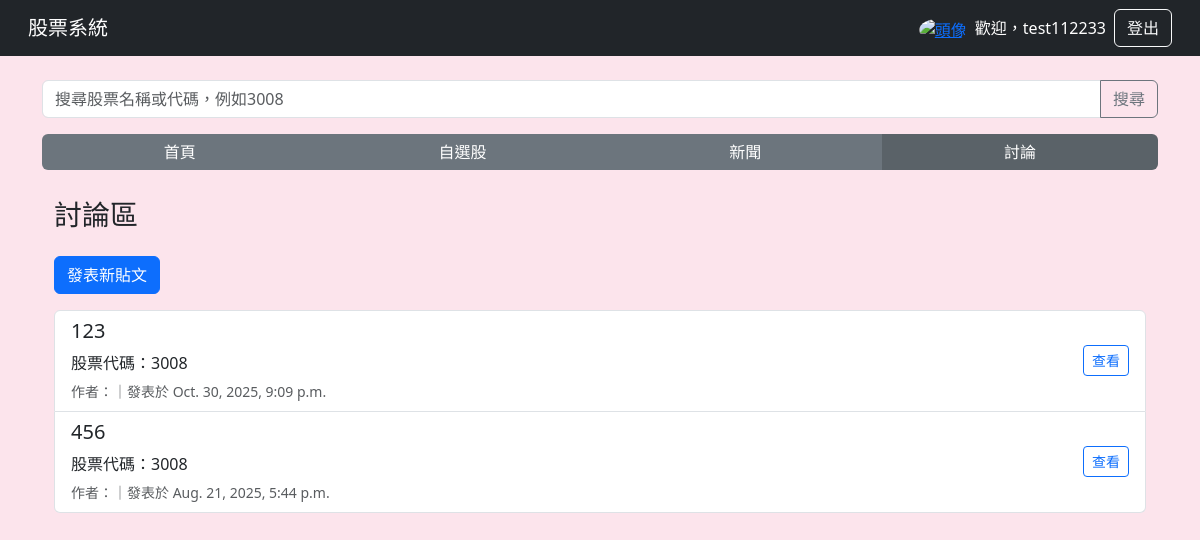
/forum/ (signed in), run on an earlier commit of the app's database.
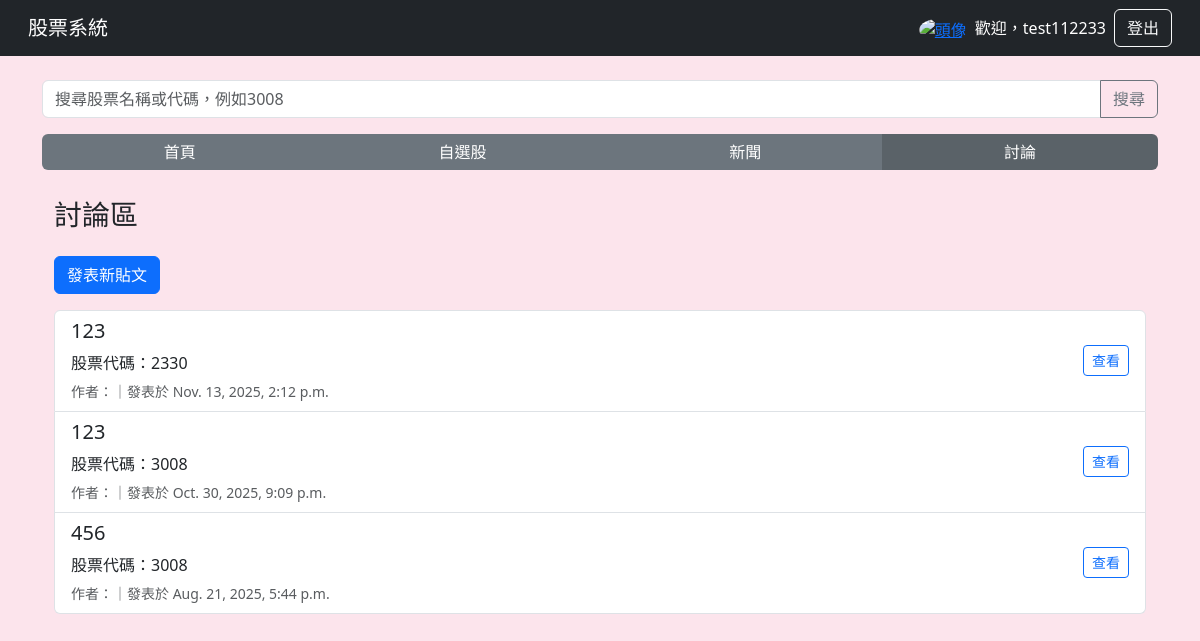
And on a later commit of the database.
### main/models.py (models this page shows, shortened)
class Post(models.Model):
    title = models.CharField(max_length=200)
    stock_code = models.CharField(max_length=10, null=True, blank=True)
    content = models.TextField()
    author = models.ForeignKey(User, on_delete=models.CASCADE)
    created_at = models.DateTimeField(auto_now_add=True)

### main/views.py (the view)
# urls.py: path("forum/", views.forum_list, name="forum_list"),
def forum_list(request):
    posts = Post.objects.all().order_by("-created_at")
    return render(request, "forum.html", {"posts": posts})

### templates/forum.html (shortened to what this page needs)
{% extends "base.html" %}
{% block content %}
<div class="container mt-1">
    <h3 class="mb-4">討論區</h3>
    <a href="/forum/new" class="btn btn-primary mb-3">發表新貼文</a>
    {% if posts %}
    <div class="list-group">
        {% for post in posts %}
        <div class="list-group-item">
            <div class="d-flex justify-content-between align-items-center">
                <div>
                    <h5>{{ post.title }}</h5>
                    <p class="mb-1">股票代碼：{{ post.stock_code }}</p>
                    <small class="text-muted">作者：{{ post.username }}｜發表於 {{ post.created_at }}</small>
                </div>
                <a href="/forum/{{ post.id }}" class="btn btn-sm btn-outline-primary">查看</a>
            </div>
        </div>
        {% endfor %}
    </div>
    {% else %}
    <div class="alert alert-warning">目前尚無討論主題，趕快來發表第一篇吧！</div>
    {% endif %}
</div>
{% endblock %}

What changed in the data, as far as the page shows it:
added Post: title "123", stock_code "2330", created_at "Nov. 13, 2025, 2:12 p.m."
